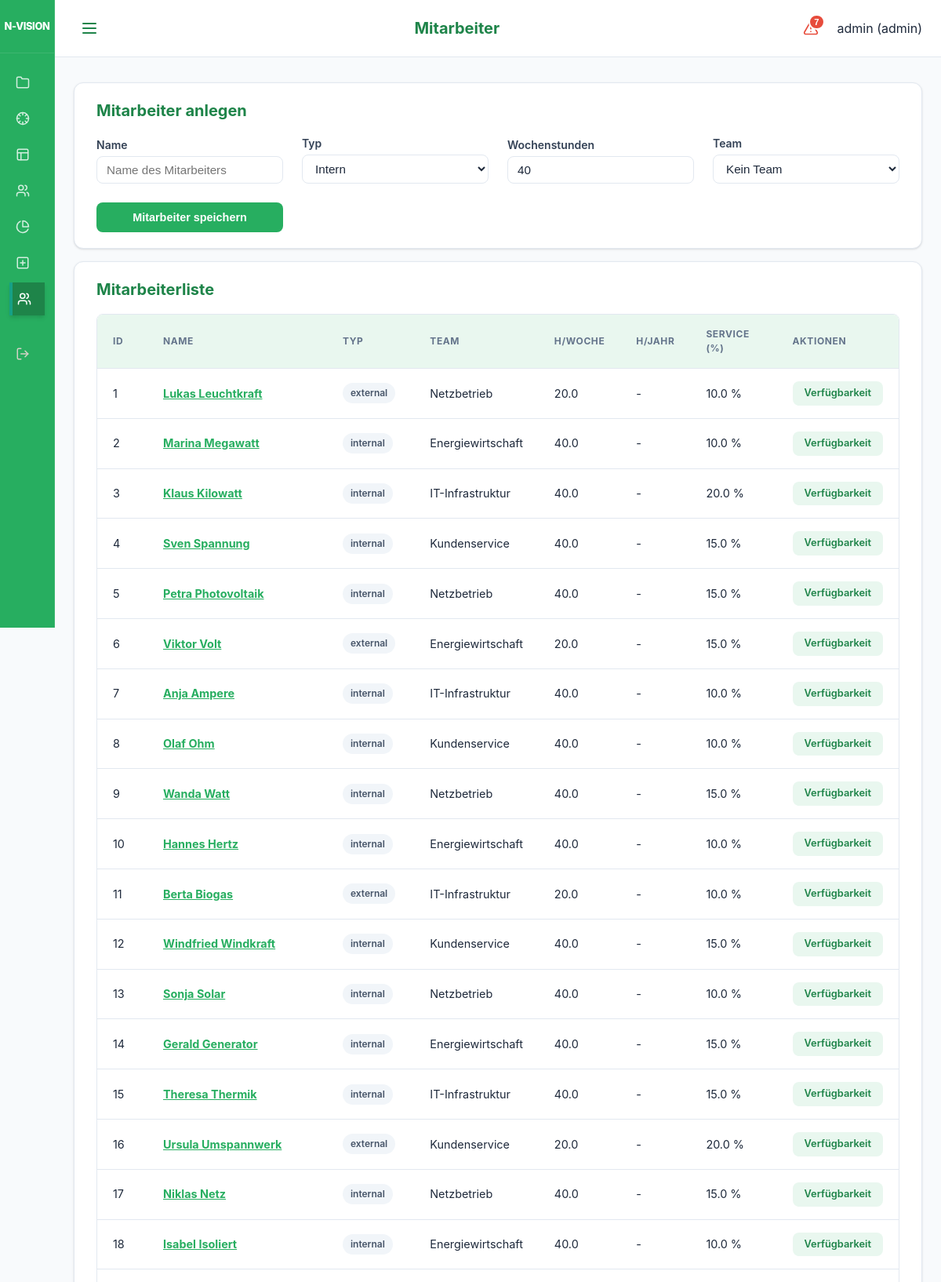
Page /ui/employees (signed in, upper part) on the committed database.
### models.py (models this page shows)
class User(Base):
    __tablename__ = "users"
    id = Column(Integer, primary_key=True, index=True)
    username = Column(String, unique=True, index=True)
    hashed_password = Column(String)
    role = Column(Enum(UserRole), default=UserRole.EMPLOYEE)
    employee_id = Column(Integer, ForeignKey("employees.id"), nullable=True)
    is_active = Column(Boolean, default=True)
    employee = relationship("Employee", back_populates="user")

class Employee(Base):
    __tablename__ = "employees"
    id = Column(Integer, primary_key=True, index=True)
    name = Column(String, index=True)
    type = Column(Enum(ResourceType), default=ResourceType.INTERNAL)
    role_id = Column(Integer, ForeignKey("roles.id"))
    team_id = Column(Integer, ForeignKey("teams.id"))
    weekly_hours = Column(Float, default=40.0)
    annual_hours_target = Column(Float, nullable=True) # Neuer Wert für Jahresplanung
    employment_start = Column(Date)
    employment_end = Column(Date, nullable=True)
    role = relationship("Role", back_populates="employees")
    team = relationship("Team", back_populates="employees")
    staffings = relationship("Staffing", back_populates="employee")
    service_allocations = relationship("ServiceAllocation", back_populates="employee")
    absences = relationship("Absence", back_populates="employee")
    user = relationship("User", back_populates="employee", uselist=False)
    bookings = relationship("Booking", back_populates="employee")

class Team(Base):
    __tablename__ = "teams"
    id = Column(Integer, primary_key=True, index=True)
    name = Column(String, unique=True, index=True)
    employees = relationship("Employee", back_populates="team")

class ServiceAllocation(Base):
    __tablename__ = "service_allocations"
    id = Column(Integer, primary_key=True, index=True)
    employee_id = Column(Integer, ForeignKey("employees.id"))
    capacity_percent = Column(Float) # e.g. 20.0 for 20%
    description = Column(String, nullable=True)
    employee = relationship("Employee", back_populates="service_allocations")

### main.py (the view)
@app.get("/ui/employees", response_class=HTMLResponse)
def ui_employees(request: Request, db: Session = Depends(get_db), user: models.User = Depends(admin_required)):
    employees = db.query(models.Employee).all()
    teams = db.query(models.Team).all()
    return templates.TemplateResponse(
        request=request, name="employees.html", context={
            "employees": employees,
            "teams": teams,
            "active_page": "employees",
            "user": user
        }
    )

### templates/employees.html (shortened to what this page needs)
{% extends "base.html" %}
{% set title = "Mitarbeiter" %}
{% block content %}
<div class="card">
    <h2>Mitarbeiter anlegen</h2>
    <form action="/ui/employees/add" method="post" style="display: grid; grid-template-columns: repeat(auto-fit, minmax(200px, 1fr)); gap: 1.5rem; align-items: end;">
        <div class="form-group" style="margin-bottom: 0;">
            <label>Name</label>
            <input type="text" name="name" required placeholder="Name des Mitarbeiters">
        </div>
        <div class="form-group" style="margin-bottom: 0;">
            <label>Typ</label>
            <select name="type">
                <option value="internal">Intern</option>
            </select>
        </div>
        <div class="form-group" style="margin-bottom: 0;">
            <label>Wochenstunden</label>
            <input type="number" name="weekly_hours" value="40" step="0.5">
        </div>
        <div class="form-group" style="margin-bottom: 0;">
            <label>Team</label>
            <select name="team_id">
                <option value="">Kein Team</option>
            </select>
        </div>
        <div>
            <button type="submit" class="btn btn-primary" style="width: 100%;">Mitarbeiter speichern</button>
        </div>
    </form>
</div>
<div class="card">
    <h2>Mitarbeiterliste</h2>
    <div class="modern-table-wrapper">
        <table class="modern-table">
            <thead>
                <tr>
                    <th>ID</th>
                    <th>Name</th>
                    <th>Typ</th>
                    <th>Team</th>
                    <th>h/Woche</th>
                    <th>h/Jahr</th>
                    <th>Service (%)</th>
                    <th>Aktionen</th>
                </tr>
            </thead>
            <tbody>
                {% for r in employees %}
                <tr>
                    <td>{{ r.id }}</td>
                    <td><a href="/ui/employees/{{ r.id }}/plan" style="color: var(--primary-color); text-decoration: underline;"><strong>{{ r.name }}</strong></a></td>
                    <td>
                        <span class="badge badge-default">{{ r.type.value }}</span>
                    </td>
                    <td>{{ r.team.name if r.team else "-" }}</td>
                    <td>{{ r.weekly_hours }}</td>
                    <td>{{ r.annual_hours_target if r.annual_hours_target else "-" }}</td>
                    <td>
                        {% if r.service_allocations %}
                            {{ r.service_allocations[0].capacity_percent | round(1) }} %
                        {% else %}
                            0 %
                        {% endif %}
                    </td>
                    <td>
                        <a href="/ui/employees/{{ r.id }}/plan" class="btn btn-small btn-details">Verfügbarkeit</a>
                    </td>
                </tr>
                {% endfor %}
            </tbody>
        </table>
    </div>
</div>
{% endblock %}

### templates/base.html (shortened to what this page needs)
<!DOCTYPE html>
<html lang="de">
<head>
    <link rel="stylesheet" href="https://cdnjs.cloudflare.com/ajax/libs/font-awesome/6.0.0/css/all.min.css">
    <link rel="stylesheet" href="{{ static_url('/static/styles.css') }}">
</head>
<body>
<div class="app-layout">
    <aside class="sidebar">
        <div class="sidebar-header">
            <div class="brand-title">N-VISION</div>
        </div>
        <nav class="sidebar-nav">
            <div class="nav-group">
                <a href="/ui/projects" class="{% if active_page == 'projects' %}active{% endif %}" title="Projekte">
                    <svg xmlns="http://www.w3.org/2000/svg" width="18" height="18" viewBox="0 0 24 24" fill="none" stroke="currentColor" stroke-width="2" stroke-linecap="round" stroke-linejoin="round" class="nav-icon"><path d="M22 19a2 2 0 0 1-2 2H4a2 2 0 0 1-2-2V5a2 2 0 0 1 2-2h5l2 3h9a2 2 0 0 1 2 2z"/></svg>
                </a>
                <a href="/ui/projektlenkung" class="{% if active_page == 'projektlenkung' %}active{% endif %}" title="Projektlenkung">
                </a>
                <a href="/ui/heatmap" class="{% if active_page == 'heatmap' %}active{% endif %}" title="Heatmap">
                    <svg xmlns="http://www.w3.org/2000/svg" width="18" height="18" viewBox="0 0 24 24" fill="none" stroke="currentColor" stroke-width="2" stroke-linecap="round" stroke-linejoin="round" class="nav-icon"><rect width="18" height="18" x="3" y="3" rx="2"/><path d="M3 9h18"/><path d="M9 21V9"/></svg>
                </a>
                <a href="/ui/pab" class="{% if active_page == 'pab' %}active{% endif %}" title="Public Advisory Board">
                </a>
                <a href="/ui/reports" class="{% if active_page == 'reports' %}active{% endif %}" title="Reports">
                    <svg xmlns="http://www.w3.org/2000/svg" width="18" height="18" viewBox="0 0 24 24" fill="none" stroke="currentColor" stroke-width="2" stroke-linecap="round" stroke-linejoin="round" class="nav-icon"><path d="M21.21 15.89A10 10 0 1 1 8 2.83"></path><path d="M22 12A10 10 0 0 0 12 2v10z"></path></svg>
                </a>
                {% if request.state.user and request.state.user.role.value == 'admin' %}
                <a href="/ui/projects/add" class="{% if active_page == 'project_add' %}active{% endif %}" title="Projekt anlegen">
                    <svg xmlns="http://www.w3.org/2000/svg" width="18" height="18" viewBox="0 0 24 24" fill="none" stroke="currentColor" stroke-width="2" stroke-linecap="round" stroke-linejoin="round" class="nav-icon"><rect width="18" height="18" x="3" y="3" rx="2"/><path d="M12 8v8"/><path d="M8 12h8"/></svg>
                </a>
                <a href="/ui/employees" class="{% if active_page == 'employees' %}active{% endif %}" title="Mitarbeiter">
                </a>
                {% endif %}
            </div>
            <div class="nav-group" style="margin-top: auto;">
                <a href="/logout" class="nav-logout" title="Abmelden">
                </a>
            </div>
        </nav>
    </aside>
    <div class="main-wrapper">
        <header class="top-bar">
            <button class="menu-toggle" id="menuToggle" aria-label="Menü öffnen">
                <svg xmlns="http://www.w3.org/2000/svg" width="24" height="24" viewBox="0 0 24 24" fill="none" stroke="currentColor" stroke-width="2" stroke-linecap="round" stroke-linejoin="round"><line x1="4" x2="20" y1="12" y2="12"/><line x1="4" x2="20" y1="6" y2="6"/><line x1="4" x2="20" y1="18" y2="18"/></svg>
            </button>
            <h1 class="page-title">{{ title if title else "N-VISION" }}</h1>
            <div class="user-info" style="display: flex; align-items: center; gap: 1rem;">
                {% if request.state.user %}
                {% set criticals = get_critical_projects(request) %}
                <button class="critical-trigger" id="criticalTrigger" title="Kritische Projekte">
                    {% if criticals|length > 0 %}
                    <span class="critical-badge">{{ criticals|length }}</span>
                    {% endif %}
                </button>
                {% endif %}
                <span>{{ request.state.user.username if request.state.user else "Gast" }} ({{ request.state.user.role.value if request.state.user else "" }})</span>
            </div>
        </header>
        <main class="content-area">
            {% block content %}{% endblock %}
        </main>
    </div>
</div>
</body>
</html>

### rows in the picture
User: state.user "admin", state.user.role "admin"
Employee: id "1", name "Lukas Leuchtkraft", type.value "external", team "Netzbetrieb", weekly_hours "20.0", annual_hours_target "-", capacity_percent "10.0"
Employee: id "2", name "Marina Megawatt", type.value "internal", team "Energiewirtschaft", weekly_hours "40.0", annual_hours_target "-", capacity_percent "10.0"
Employee: id "3", name "Klaus Kilowatt", type.value "internal", team "IT-Infrastruktur", weekly_hours "40.0", annual_hours_target "-", capacity_percent "20.0"
Employee: id "4", name "Sven Spannung", type.value "internal", team "Kundenservice", weekly_hours "40.0", annual_hours_target "-", capacity_percent "15.0"
Employee: id "5", name "Petra Photovoltaik", type.value "internal", team "Netzbetrieb", weekly_hours "40.0", annual_hours_target "-", capacity_percent "15.0"
Employee: id "6", name "Viktor Volt", type.value "external", team "Energiewirtschaft", weekly_hours "20.0", annual_hours_target "-", capacity_percent "15.0"
Employee: id "7", name "Anja Ampere", type.value "internal", team "IT-Infrastruktur", weekly_hours "40.0", annual_hours_target "-", capacity_percent "10.0"
Employee: id "8", name "Olaf Ohm", type.value "internal", team "Kundenservice", weekly_hours "40.0", annual_hours_target "-", capacity_percent "10.0"
Employee: id "9", name "Wanda Watt", type.value "internal", team "Netzbetrieb", weekly_hours "40.0", annual_hours_target "-", capacity_percent "15.0"
Employee: id "10", name "Hannes Hertz", type.value "internal", team "Energiewirtschaft", weekly_hours "40.0", annual_hours_target "-", capacity_percent "10.0"
Employee: id "11", name "Berta Biogas", type.value "external", team "IT-Infrastruktur", weekly_hours "20.0", annual_hours_target "-", capacity_percent "10.0"
Employee: id "12", name "Windfried Windkraft", type.value "internal", team "Kundenservice", weekly_hours "40.0", annual_hours_target "-", capacity_percent "15.0"
Employee: id "13", name "Sonja Solar", type.value "internal", team "Netzbetrieb", weekly_hours "40.0", annual_hours_target "-", capacity_percent "10.0"
Employee: id "14", name "Gerald Generator", type.value "internal", team "Energiewirtschaft", weekly_hours "40.0", annual_hours_target "-", capacity_percent "15.0"
Employee: id "15", name "Theresa Thermik", type.value "internal", team "IT-Infrastruktur", weekly_hours "40.0", annual_hours_target "-", capacity_percent "15.0"
Employee: id "16", name "Ursula Umspannwerk", type.value "external", team "Kundenservice", weekly_hours "20.0", annual_hours_target "-", capacity_percent "20.0"
Employee: id "17", name "Niklas Netz", type.value "internal", team "Netzbetrieb", weekly_hours "40.0", annual_hours_target "-", capacity_percent "15.0"
Employee: id "18", name "Isabel Isoliert", type.value "internal", team "Energiewirtschaft", weekly_hours "40.0", annual_hours_target "-", capacity_percent "10.0"

### other values in the picture
{{ title if title else "N-VISION" }} "Mitarbeiter"
{{ criticals|length }} "7"
